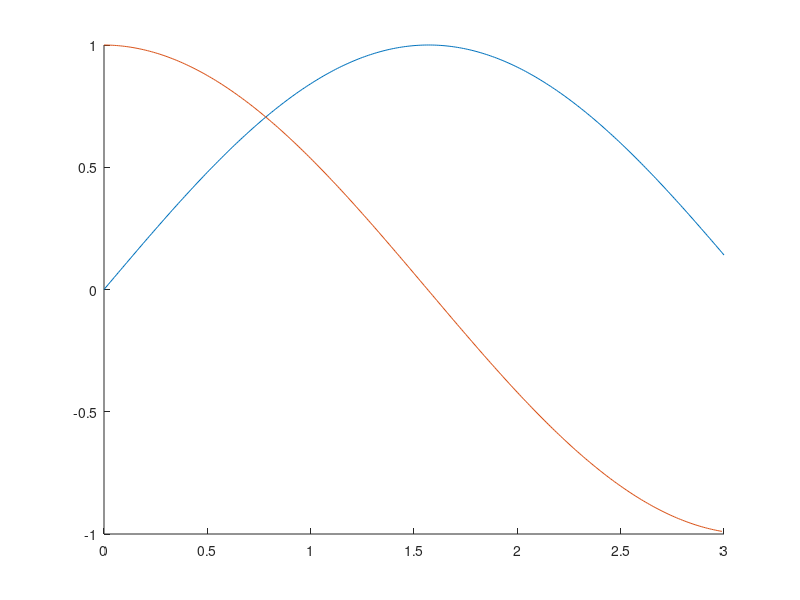

Reproduce this figure in MATLAB.
#numerical derivation.
# the only point worth noting is that t has one more than ta terms. this corrrection needs to be made for plotting.

clf
hold on

M=3;
t=0:0.01:M;
ta=0:0.01:M-0.01;

y=sin(t);
dydt=diff(y)./diff(t);



plot(t,y,ta,dydt)
